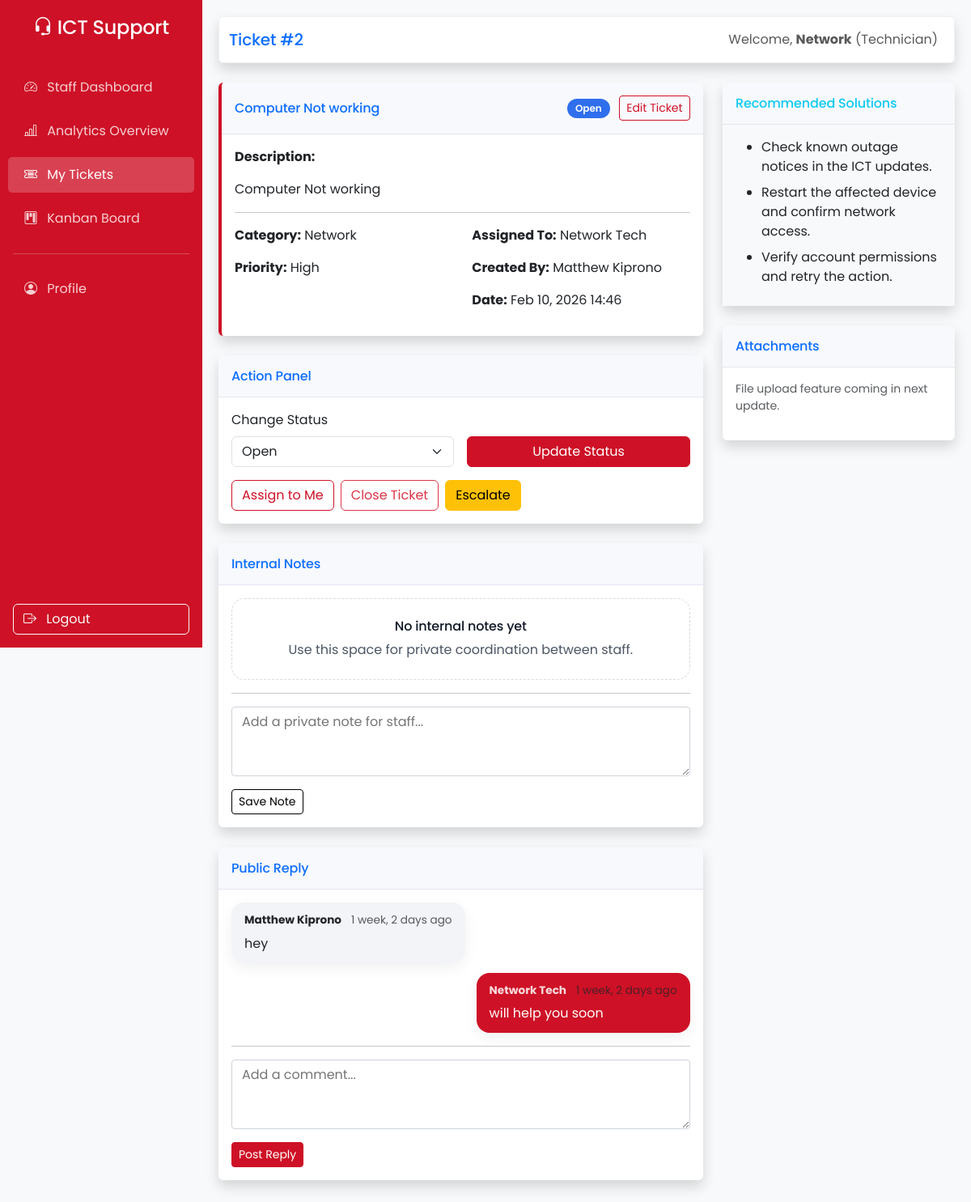
Page /tickets/2/ (signed in) on the committed database.
### tickets/models.py (models this page shows, shortened)
class Ticket(models.Model):
    STATUS_CHOICES = (
        ('open', 'Open'),
        ('in_progress', 'In Progress'),
        ('resolved', 'Resolved'),
        ('closed', 'Closed'),
    )
    PRIORITY_CHOICES = (
        ('low', 'Low'),
        ('medium', 'Medium'),
        ('high', 'High'),
        ('critical', 'Critical'),
    )
    title = models.CharField(max_length=200)
    description = models.TextField()
    created_by = models.ForeignKey(
        settings.AUTH_USER_MODEL,
        on_delete=models.CASCADE,
        related_name='created_tickets'
    )
    assigned_to = models.ForeignKey(
        settings.AUTH_USER_MODEL,
        on_delete=models.SET_NULL,
        null=True,
        blank=True,
        related_name='assigned_tickets'
    )
    is_escalated = models.BooleanField(default=False)
    status = models.CharField(max_length=20, choices=STATUS_CHOICES, default='open')
    priority = models.CharField(max_length=20, choices=PRIORITY_CHOICES, default='medium')
    category = models.ForeignKey(
        Category,
        on_delete=models.SET_NULL,
        null=True,
        blank=True,
        related_name='tickets'
    )
    created_at = models.DateTimeField(auto_now_add=True)
    updated_at = models.DateTimeField(auto_now=True)
    closed_at = models.DateTimeField(null=True, blank=True)
    def suggested_solution(self):
        desc = self.description.lower()
        if 'wifi' in desc or 'internet' in desc:
            return "Try restarting your router or checking if the cable is plugged in."
        elif 'printer' in desc:
            return "Check if the printer has paper and toner."
        elif 'password' in desc:
            return "You can reset your password at the login page."
        return None

class Category(models.Model):
    name = models.CharField(max_length=100)
    description = models.TextField(blank=True)
    default_technician = models.ForeignKey(
        settings.AUTH_USER_MODEL,
        on_delete=models.SET_NULL,
        null=True,
        blank=True,
        related_name='default_categories'
    )
    class Meta:
        verbose_name_plural = 'Categories'

class Comment(models.Model):
    ticket = models.ForeignKey(Ticket, on_delete=models.CASCADE, related_name='comments')
    user = models.ForeignKey(settings.AUTH_USER_MODEL, on_delete=models.CASCADE)
    text = models.TextField()
    created_at = models.DateTimeField(auto_now_add=True)

### users/models.py (models this page shows, shortened)
class User(AbstractUser):
    class Role(models.TextChoices):
        STUDENT = 'student', 'Student'
        STAFF = 'staff', 'Staff'
        TECHNICIAN = 'technician', 'Technician'
        ADMIN = 'admin', 'Admin'
    role = models.CharField(
        max_length=20,
        choices=Role.choices,
        default=Role.STUDENT,
    )
    phone = models.CharField(max_length=20, blank=True)
    department = models.CharField(max_length=100, blank=True)

### tickets/views.py (the view, shortened to what this page needs)
# urls.py: path('<int:pk>/', views.ticket_detail, name='detail'),
@login_required
def ticket_detail(request, pk):
    ticket = get_object_or_404(Ticket, pk=pk)
    if request.user.role == 'student' and ticket.created_by != request.user:
        messages.error(request, "You do not have permission to view this ticket.")
        return redirect('tickets:list')
    is_staff_user = request.user.role in ['technician', 'staff', 'admin']
    comment_form = CommentForm()
    feedback_form = FeedbackForm()
    internal_note_form = InternalNoteForm()
    feedback = getattr(ticket, 'feedback', None)
    internal_notes = ticket.internal_notes.select_related('user').order_by('-created_at')
    recommended_solutions = []
    suggestion = ticket.suggested_solution()
    if suggestion:
        recommended_solutions.append(suggestion)
    if not recommended_solutions:
        recommended_solutions = [
            'Check known outage notices in the ICT updates.',
            'Restart the affected device and confirm network access.',
            'Verify account permissions and retry the action.',
        ]
    return render(request, 'tickets/ticket_detail.html', {
        'ticket': ticket,
        'comment_form': comment_form,
        'feedback_form': feedback_form,
        'feedback': feedback,
        'internal_note_form': internal_note_form,
        'internal_notes': internal_notes,
        'recommended_solutions': recommended_solutions,
        'is_staff_user': is_staff_user,
        'status_choices': Ticket.STATUS_CHOICES,
    })

### templates/tickets/ticket_detail.html (shortened to what this page needs)
{% extends 'base.html' %}
{% block page_title %}Ticket #{{ ticket.id }}{% endblock %}
{% block content %}
<div class="row">
    <div class="col-lg-8">
        <div class="card shadow mb-4 card-left card-left-{{ ticket.priority }}">
            <div class="card-header py-3 d-flex flex-row align-items-center justify-content-between">
                <h6 class="m-0 font-weight-bold text-primary">{{ ticket.title }}</h6>
                <div>
                    <span class="badge badge-status status-{{ ticket.status }} me-2">{{ ticket.get_status_display }}</span>
                    <a href="{% url 'tickets:update' ticket.id %}" class="btn btn-sm btn-outline-primary">Edit
                        Ticket</a>
                </div>
            </div>
            <div class="card-body">
                <p><strong>Description:</strong></p>
                <p>{{ ticket.description|linebreaks }}</p>
                <hr>
                <div class="row">
                    <div class="col-md-6">
                        <p><strong>Category:</strong> {{ ticket.category.name|default:"None" }}</p>
                        <p><strong>Priority:</strong> {{ ticket.get_priority_display }}</p>
                    </div>
                    <div class="col-md-6">
                        <p><strong>Assigned To:</strong> {{ ticket.assigned_to.get_full_name|default:"Unassigned" }}</p>
                        <p><strong>Created By:</strong> {{ ticket.created_by.get_full_name }}</p>
                        <p><strong>Date:</strong> {{ ticket.created_at|date:"M d, Y H:i" }}</p>
                    </div>
                </div>
            </div>
        </div>
        {% if is_staff_user %}
        <div class="card shadow mb-4">
            <div class="card-header py-3">
                <h6 class="m-0 font-weight-bold text-primary">Action Panel</h6>
            </div>
            <div class="card-body">
                <form method="post" class="row g-3">
                    <div class="col-md-6">
                        <label class="form-label">Change Status</label>
                        <select name="status" class="form-select">
                            {% for value, label in status_choices %}
                            <option value="{{ value }}" {% if ticket.status == value %}selected{% endif %}>{{ label }}</option>
                            {% endfor %}
                        </select>
                    </div>
                    <div class="col-md-6 d-flex align-items-end">
                        <button type="submit" name="status_submit" value="1" class="btn btn-primary w-100" data-loading-text="Updating...">Update Status</button>
                    </div>
                    <div class="col-12 d-flex flex-wrap gap-2">
                        <button type="submit" name="assign_to_me" value="1" class="btn btn-outline-primary" data-loading-text="Assigning...">Assign to Me</button>
                        <button type="submit" name="close_ticket" value="1" class="btn btn-outline-danger" data-loading-text="Closing...">Close Ticket</button>
                        <button type="submit" name="escalate_ticket" value="1" class="btn btn-warning" data-loading-text="Escalating...">Escalate</button>
                    </div>
                </form>
            </div>
        </div>
        {% endif %}
        {% if is_staff_user %}
        <div class="card shadow mb-4">
            <div class="card-header py-3">
                <h6 class="m-0 font-weight-bold text-primary">Internal Notes</h6>
            </div>
            <div class="card-body">
                {% for note in internal_notes %}
                <div class="mb-3 p-3 bg-light rounded">
                    <div class="d-flex justify-content-between">
                        <strong>{{ note.user.get_full_name|default:note.user.username }}</strong>
                        <small class="text-muted">{{ note.created_at|timesince }} ago</small>
                    </div>
                    <p class="mb-0 mt-2">{{ note.text|linebreaks }}</p>
                </div>
                {% empty %}
                <div class="empty-state">
                    <h6>No internal notes yet</h6>
                    <p>Use this space for private coordination between staff.</p>
                </div>
                {% endfor %}
                <hr>
                <form method="post" aria-label="Save internal note">
                    <div class="form-group mb-3">
                        {{ internal_note_form.text }}
                    </div>
                    <button type="submit" class="btn btn-outline-dark btn-sm" data-loading-text="Saving...">Save Note</button>
                </form>
            </div>
        </div>
        {% endif %}
        <div class="card shadow mb-4">
            <div class="card-header py-3">
                <h6 class="m-0 font-weight-bold text-primary">Public Reply</h6>
            </div>
            <div class="card-body">
                <div class="chat-thread">
                    {% for comment in ticket.comments.all %}
                    <div class="chat-row {% if comment.user == request.user %}chat-row--self{% endif %}">
                        <div class="chat-bubble">
                            <div class="chat-meta">
                                <strong>{{ comment.user.get_full_name|default:comment.user.username }}</strong>
                                <span class="text-muted">{{ comment.created_at|timesince }} ago</span>
                            </div>
                            <div class="chat-text">{{ comment.text|linebreaks }}</div>
                        </div>
                    </div>
                    {% empty %}
                    <div class="empty-state">
                        <h6>No messages yet</h6>
                        <p>Start the conversation so the team can help faster.</p>
                    </div>
                    {% endfor %}
                </div>
                <hr>
                <form method="post" aria-label="Post reply">
                    <div class="form-group mb-3">
                        {{ comment_form.text }}
                    </div>
                    <button type="submit" class="btn btn-primary btn-sm" data-loading-text="Posting...">Post Reply</button>
                </form>
            </div>
        </div>
    </div>
    <div class="col-lg-4">
        <div class="card shadow mb-4 border-left-info">
            <div class="card-header py-3">
                <h6 class="m-0 font-weight-bold text-info">Recommended Solutions</h6>
            </div>
            <div class="card-body bg-light">
                <ul class="mb-0">
                    {% for solution in recommended_solutions %}
                    <li class="mb-2">{{ solution }}</li>
                    {% endfor %}
                </ul>
            </div>
        </div>
        <div class="card shadow mb-4">
            <div class="card-header py-3">
                <h6 class="m-0 font-weight-bold text-primary">Attachments</h6>
            </div>
            <div class="card-body">
                <p class="text-muted small">File upload feature coming in next update.</p>
            </div>
        </div>
    </div>
</div>
{% endblock %}

### templates/base.html (shortened to what this page needs)
<!DOCTYPE html>
<html lang="en">
<head>
    <link href="https://cdn.jsdelivr.net/npm/bootstrap@5.3.2/dist/css/bootstrap.min.css" rel="stylesheet">
    <link rel="stylesheet" href="https://cdn.jsdelivr.net/npm/bootstrap-icons@1.11.3/font/bootstrap-icons.min.css">
</head>
<body class="{% block body_class %}{% endblock %}">
    <nav class="sidebar d-flex flex-column">
        <div class="text-center mb-4">
            <h4><i class="bi bi-headset"></i> ICT Support</h4>
        </div>
        {% if user.role == 'student' %}
        <a href="{% url 'reports:student_dashboard' %}" class="{% if request.resolver_match.url_name == 'student_dashboard' %}active{% endif %}">
            <i class="bi bi-speedometer2 me-2"></i> My Dashboard
        </a>
        {% else %}
        <a href="{% url 'reports:dashboard' %}" class="{% if request.resolver_match.url_name == 'dashboard' %}active{% endif %}">
            <i class="bi bi-speedometer2 me-2"></i> Staff Dashboard
        </a>
        <a href="{% url 'reports:overview' %}" class="{% if request.resolver_match.url_name == 'overview' %}active{% endif %}">
            <i class="bi bi-bar-chart-line me-2"></i> Analytics Overview
        </a>
        {% endif %}
        <a href="{% url 'tickets:list' %}" class="{% if 'tickets' in request.path and 'kanban' not in request.path %}active{% endif %}">
            <i class="bi bi-ticket-detailed me-2"></i> My Tickets
        </a>
        {% if user.role != 'student' %}
        <a href="{% url 'tickets:kanban' %}" class="{% if 'kanban' in request.path %}active{% endif %}">
            <i class="bi bi-kanban me-2"></i> Kanban Board
        </a>
        {% endif %}
        <hr class="mx-3 border-light">
        <a href="{% url 'users:profile' %}" class="{% if 'profile' in request.path %}active{% endif %}">
            <i class="bi bi-person-circle me-2"></i> Profile
        </a>
        <form action="{% url 'users:logout' %}" method="post" class="mt-auto mb-3 mx-3">
            <button type="submit" class="btn btn-outline-light w-100 text-start" data-loading-text="Signing out..." data-loading-spinner="false">
                <i class="bi bi-box-arrow-right me-2"></i> Logout
            </button>
        </form>
    </nav>
    <main class="main-content">
        <nav class="navbar navbar-expand navbar-light bg-white topbar mb-4 static-top shadow rounded">
            <div class="container-fluid">
                <h5 class="m-0 font-weight-bold text-primary">{% block page_title %}Dashboard{% endblock %}</h5>
                <ul class="navbar-nav ms-auto">
                    <li class="nav-item">
                        <span class="nav-link text-gray-600 small">
                            Welcome, <strong>{{ user.first_name }}</strong> ({{ user.get_role_display }})
                        </span>
                    </li>
                </ul>
            </div>
        </nav>
        {% block content %}{% endblock %}
    </main>
</body>
</html>

### rows in the picture
Ticket: id "2", title "Computer Not working", status "Open", description "Computer Not working", category.name "Network", priority "High", assigned_to.get_full_name "Network Tech", created_by.get_full_name "Matthew Kiprono", created_at "Feb 10, 2026 14:46"
User: first_name "Network", role "Technician"
Comment: user.get_full_name "Matthew Kiprono", created_at "1 week, 2 days", text "hey"
Comment: user.get_full_name "Network Tech", created_at "1 week, 2 days", text "will help you soon"

### other values in the picture
{{ solution }} "Check known outage notices in the ICT updates." "Restart the affected device and confirm network access." "Verify account permissions and retry the action."
